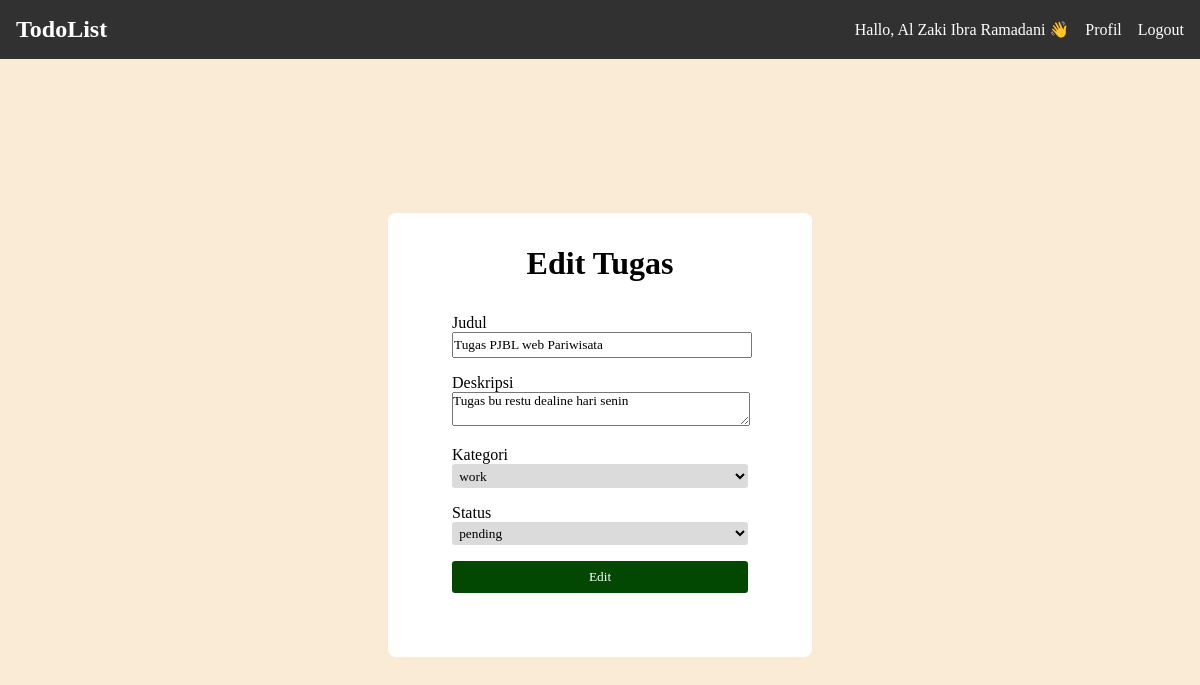
The page /edit-todo.php?id_todo=28 (signed in) on the database its author committed.
### tables this page shows
CREATE TABLE `user` (
  `id_user` int(11) NOT NULL,
  `username` varchar(100) DEFAULT NULL,
  `password` varchar(255) DEFAULT NULL,
  `name` varchar(255) DEFAULT NULL,
  `email` varchar(255) DEFAULT NULL,
  `birth_date` date DEFAULT NULL
);

CREATE TABLE `todo` (
  `id_todo` int(11) NOT NULL,
  `title` varchar(255) DEFAULT NULL,
  `description` text DEFAULT NULL,
  `created_at` timestamp NOT NULL DEFAULT current_timestamp(),
  `updated_at` timestamp NOT NULL DEFAULT current_timestamp(),
  `status` enum('pending','done') DEFAULT NULL,
  `id_category` int(11) DEFAULT NULL,
  `id_user` int(11) DEFAULT NULL
);

CREATE TABLE `category` (
  `id_category` int(11) NOT NULL,
  `category` varchar(100) DEFAULT NULL
);

### edit-todo.php (the view, shortened to what this page needs)
<?php
require "koneksi.php";
$id_user = $_SESSION['id_user'];
$id_todo = $_GET['id_todo'];
$sqltodo = "SELECT todo.*, category.* FROM todo JOIN category WHERE todo.id_category = category.id_category AND todo.id_todo = $id_todo";
$querytodo = mysqli_query($conn, $sqltodo);
$todo = mysqli_fetch_assoc($querytodo);
?>
<!DOCTYPE html>
<html lang="en">
<head>
    <link rel="stylesheet" href="style.css">
</head>
<body>
    <?php require "navbar.php"; ?>
    <main style="display: flex; justify-content: center; align-items: center; border-radius: 0.2rem; min-height: 90dvh;">
        <div class="form-container">
            <center><h1>Edit Tugas</h1></center>
            <form action="proses-edit.php" method="POST">
                <div>
                    <label for="title">Judul</label><br>
                    <input type="text" name="title" id="title" value="<?= htmlspecialchars($todo['title']) ?>">
                </div>
                <div>
                    <label for="description">Deskripsi</label><br>
                    <textarea name="description" id="description" ><?= htmlspecialchars($todo['description']) ?></textarea>
                </div>
                <div>
                    <label for="category">Kategori</label><br>
                    <select name="category" id="category">
                        <option value="<?= htmlspecialchars($todo['id_category']) ?>"><?= htmlspecialchars($todo['category']) ?></option>
                    </select>
                </div>
                <div>
                    <label for="status">Status</label><br>
                    <select name="status" id="status">
                        <option value="<?= htmlspecialchars($todo['status']) ?>"><?= htmlspecialchars($todo['status']) ?></option>
                    </select>
                </div>
                <button type="submit" class="btn-success">Edit</button>
            </form>
        </div>
    </main>
</body>
</html>

### navbar.php
<?php
include "koneksi.php";
$queryuser = mysqli_query($conn, "SELECT * FROM `user` where `id_user` = '$id_user'");
$user = mysqli_fetch_assoc($queryuser);
$name = $user['name'];
?>
<nav>
    <h2>TodoList</h2>
    <div class="nav-menu">
        <?php
        if(!isset($id_user) && $id_user == ''){
            echo "<a href='login.php'>Login</a>";
        }else{
            echo "Hallo, $name 👋";
            echo "<a href='profil.php'>Profil</a>";
                echo "<a href='logout.php'>Logout</a>";
        }
        ?>
    </div>
</nav>

### style.css (style rules this page uses)
* { padding: 0; margin: 0; font-family: 'Franklin Gothic'; }
body { background-color: antiquewhite; }
main { padding-top: 1rem; }
a { text-decoration: none; color: white; }
nav { display: flex; justify-content: space-between; align-items: center; background-color: #313131; color: white; padding: 1rem; }
.nav-menu { display: flex; gap: 1rem; align-items: center; }
button { border: none; padding: 0.5rem 1rem; border-radius: 0.2rem; cursor: pointer; }
.btn-success { background-color: rgb(2, 71, 2); color: white; }
select { border: none; background: rgb(219, 219, 219); border-radius: 0.2rem; padding: 0.2rem ; min-width: 10%; width: 100%; }
.form-container { background: white; box-shadow: inset; max-width: 80dvw; min-width: 30dvw; padding: 2rem; border-radius: 0.5rem; }
form { display: grid; row-gap: 1rem; padding: 2rem; }
input { width: 100%; padding: 0.2rem 0; }
textarea { width: 100%; }

### rows shown on the page
user: name "Al Zaki Ibra Ramadani"
todo: title "Tugas PJBL web Pariwisata", description "Tugas bu restu dealine hari senin", category "work", status "pending"
